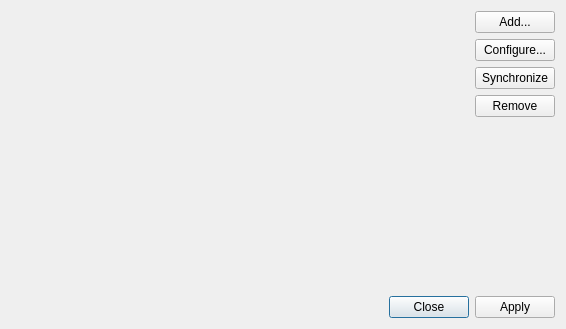
<?xml version="1.0" encoding="UTF-8"?>
<ui version="4.0">
 <class>ResourceConfigDialog</class>
 <widget class="QDialog" name="ResourceConfigDialog">
  <property name="geometry">
   <rect>
    <x>0</x>
    <y>0</y>
    <width>566</width>
    <height>329</height>
   </rect>
  </property>
  <property name="windowTitle">
   <string>CRM Accounts</string>
  </property>
  <layout class="QVBoxLayout" name="verticalLayout_2">
   <item>
    <layout class="QHBoxLayout" name="horizontalLayout">
     <item>
      <widget class="Akonadi::AgentInstanceWidget" name="resources">
       <property name="sizePolicy">
        <sizepolicy hsizetype="MinimumExpanding" vsizetype="Preferred">
         <horstretch>0</horstretch>
         <verstretch>0</verstretch>
        </sizepolicy>
       </property>
      </widget>
     </item>
     <item>
      <layout class="QVBoxLayout" name="verticalLayout">
       <item>
        <widget class="QPushButton" name="addResource">
         <property name="text">
          <string>Add...</string>
         </property>
         <property name="autoDefault">
          <bool>false</bool>
         </property>
        </widget>
       </item>
       <item>
        <widget class="QPushButton" name="configureResource">
         <property name="text">
          <string>Configure...</string>
         </property>
         <property name="autoDefault">
          <bool>false</bool>
         </property>
        </widget>
       </item>
       <item>
        <widget class="QPushButton" name="syncResource">
         <property name="text">
          <string>Synchronize</string>
         </property>
         <property name="autoDefault">
          <bool>false</bool>
         </property>
        </widget>
       </item>
       <item>
        <widget class="QPushButton" name="removeResource">
         <property name="text">
          <string>Remove</string>
         </property>
         <property name="autoDefault">
          <bool>false</bool>
         </property>
        </widget>
       </item>
       <item>
        <spacer name="verticalSpacer">
         <property name="orientation">
          <enum>Qt::Vertical</enum>
         </property>
         <property name="sizeHint" stdset="0">
          <size>
           <width>20</width>
           <height>40</height>
          </size>
         </property>
        </spacer>
       </item>
      </layout>
     </item>
    </layout>
   </item>
   <item>
    <widget class="QDialogButtonBox" name="buttonBox">
     <property name="orientation">
      <enum>Qt::Horizontal</enum>
     </property>
     <property name="standardButtons">
      <set>QDialogButtonBox::Apply|QDialogButtonBox::Close</set>
     </property>
    </widget>
   </item>
  </layout>
 </widget>
 <customwidgets>
  <customwidget>
   <class>Akonadi::AgentInstanceWidget</class>
   <extends>QWidget</extends>
   <header>akonadi/agentinstancewidget.h</header>
   <container>1</container>
  </customwidget>
 </customwidgets>
 <resources/>
 <connections>
  <connection>
   <sender>buttonBox</sender>
   <signal>accepted()</signal>
   <receiver>ResourceConfigDialog</receiver>
   <slot>accept()</slot>
   <hints>
    <hint type="sourcelabel">
     <x>248</x>
     <y>254</y>
    </hint>
    <hint type="destinationlabel">
     <x>157</x>
     <y>274</y>
    </hint>
   </hints>
  </connection>
  <connection>
   <sender>buttonBox</sender>
   <signal>rejected()</signal>
   <receiver>ResourceConfigDialog</receiver>
   <slot>reject()</slot>
   <hints>
    <hint type="sourcelabel">
     <x>316</x>
     <y>260</y>
    </hint>
    <hint type="destinationlabel">
     <x>286</x>
     <y>274</y>
    </hint>
   </hints>
  </connection>
 </connections>
</ui>
